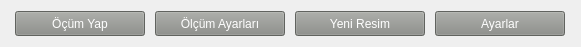
   <widget class="QWidget" name="layoutWidget">
    <property name="geometry">
     <rect>
      <x>250</x>
      <y>560</y>
      <width>581</width>
      <height>31</height>
     </rect>
    </property>
    <layout class="QHBoxLayout" name="horizontalLayout">
     <item>
      <widget class="QPushButton" name="new_measurement">
       <property name="minimumSize">
        <size>
         <width>130</width>
         <height>25</height>
        </size>
       </property>
       <property name="maximumSize">
        <size>
         <width>130</width>
         <height>16777215</height>
        </size>
       </property>
       <property name="cursor">
        <cursorShape>ArrowCursor</cursorShape>
       </property>
       <property name="styleSheet">
        <string notr="true">background-color: rgb(136, 138, 133);
color: rgb(255, 255, 255);</string>
       </property>
       <property name="text">
        <string>Öçüm Yap</string>
       </property>
       <property name="iconSize">
        <size>
         <width>32</width>
         <height>32</height>
        </size>
       </property>
       <property name="autoDefault">
        <bool>false</bool>
       </property>
      </widget>
     </item>
     <item>
      <widget class="QPushButton" name="filter_options">
       <property name="minimumSize">
        <size>
         <width>130</width>
         <height>25</height>
        </size>
       </property>
       <property name="maximumSize">
        <size>
         <width>130</width>
         <height>16777215</height>
        </size>
       </property>
       <property name="styleSheet">
        <string notr="true">background-color: rgb(136, 138, 133);
color: rgb(255, 255, 255);</string>
       </property>
       <property name="text">
        <string>Ölçüm Ayarları</string>
       </property>
      </widget>
     </item>
     <item>
      <widget class="QPushButton" name="empty">
       <property name="minimumSize">
        <size>
         <width>130</width>
         <height>25</height>
        </size>
       </property>
       <property name="maximumSize">
        <size>
         <width>130</width>
         <height>16777215</height>
        </size>
       </property>
       <property name="styleSheet">
        <string notr="true">background-color: rgb(136, 138, 133);
color: rgb(255, 255, 255);</string>
       </property>
       <property name="text">
        <string>Yeni Resim</string>
       </property>
      </widget>
     </item>
     <item>
      <widget class="QPushButton" name="settings">
       <property name="minimumSize">
        <size>
         <width>130</width>
         <height>25</height>
        </size>
       </property>
       <property name="maximumSize">
        <size>
         <width>130</width>
         <height>16777215</height>
        </size>
       </property>
       <property name="styleSheet">
        <string notr="true">background-color: rgb(136, 138, 133);
color: rgb(255, 255, 255);</string>
       </property>
       <property name="text">
        <string>Ayarlar</string>
       </property>
      </widget>
     </item>
    </layout>
   </widget>
